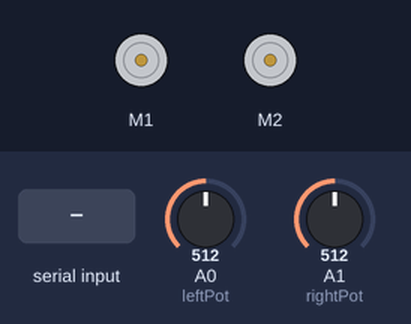
Bench run of a sketch on a simulated Arduino Uno, built with avr-gcc and run on an emulated ATmega328P. Parts: 2 × DC motor (green arrow = forward, orange = backward, longer = faster). The test bench sets the inputs (shaded band); at power-on: A0 (leftPot) = 512, A1 (rightPot) = 512.

Above: at 3.2 s.
3.3 s: A0 (leftPot) set to 716
At 5.8 s:
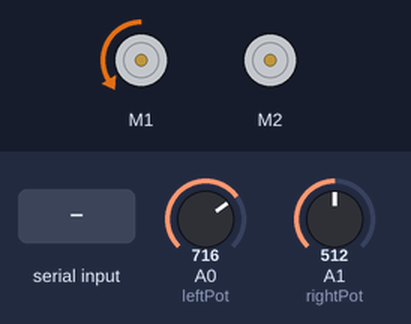
6.3 s: A1 (rightPot) set to 716
At 8.3 s:
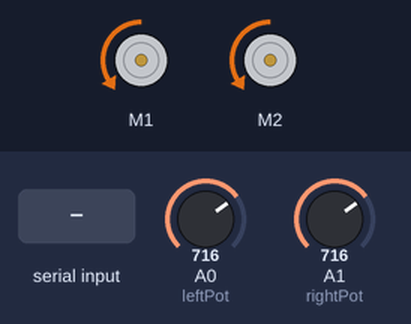
9.3 s: A0 (leftPot) set to 502
At 9.9 s:
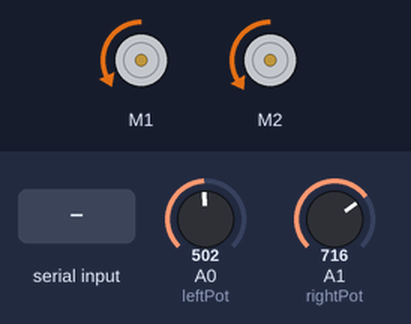
10.9 s: A1 (rightPot) set to 306
At 13.64 s:
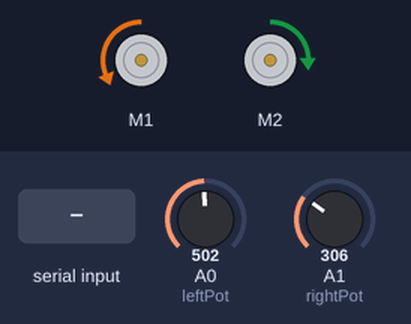
13.9 s: "L" received over Serial
At 14.7 s:
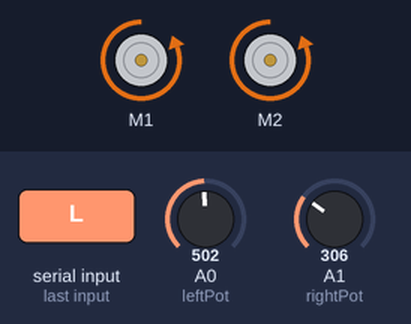
15.4 s: A1 (rightPot) set to 40
Timing chart, 0 to 47.7 s (numbered marks = the images above; inputs shaded):
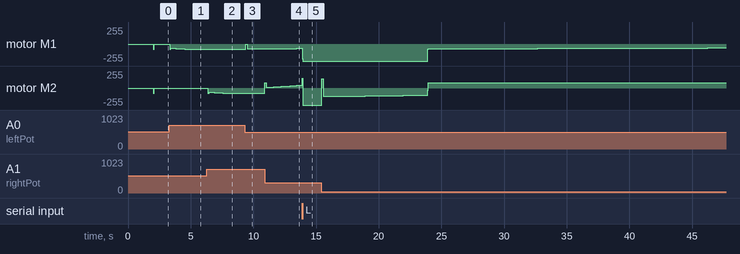

The sketch:

SimTools_PID.ino
```cpp
//Libraries
#include <AltSoftSerial.h>
#include <Sabertooth.h>
#include <PID_v1.h>

//Constants
//SoftwareSerial SWSerial(NOT_A_PIN, 8);   // RX on no pin (unused), TX on pin 8 (to S1)
AltSoftSerial altSerial;
Sabertooth ST(128, altSerial);            // Address 128, and use SWSerial as the serial port.
#define leftPot A0                       // pin A0 is Left Pot Input
#define rightPot A1                      // pin A1 is Right Pot Input

//Debug
//#define DEBUG                            // Debug for pots and PID
//#define SERIALDEBUG                      // Debug for serial


//Variables
double leftPotValue;              //value read from Left Pot
double rightPotValue;             //value read from Right Pot
long previousMillis = 0;          //Previous Timer
//unsigned long currentMillis;      //New Timer
long interval = 10000;            //Time to wait for no serial data

//Serial
String data;
String dataL;
String dataR;
int leftPosValue =512;
int rightPosValue =512;


//PID Variables
double SetpointL = 512.00;
double SetpointR = 512.00;
double InputL;
double InputR;
double OutputL;
double OutputR;
double slow = .30;
double minV = 50.00;
double maxV = 900.00;


//Specify the links and initial tuning parameters including slowdown for null serial
double Kp=.5, Ki=.1, Kd=0.05, slowdown = .30;
PID PIDleft(&InputL, &OutputL, &SetpointL, Kp, Ki, Kd, DIRECT);
PID PIDright(&InputR, &OutputR, &SetpointR, Kp, Ki, Kd, DIRECT);

void setup() {
//Serial//
  Serial.begin(115200);              // initialize serial communications with computer
  altSerial.begin(9600);             // initialize serial communications with Sabertooth
  ST.autobaud();                     // autobaud for sabertooth
  Serial.setTimeout(1);              // setTimeout for fast string reads

//PID ON//
  PIDleft.SetMode(AUTOMATIC);       //turn the PID on for leftMotor
  PIDright.SetMode(AUTOMATIC);      //turn the PID on for rightMotor

//PID Limits//
  PIDleft.SetOutputLimits(-127, 127);
  PIDright.SetOutputLimits(-127, 127);

}
void loop() {
//Start Timer
  unsigned long currentMillis = millis();

//Assign Input Values//
  InputL = analogRead(leftPot);     //assign pot A0 value to InputL in PIDleft
  InputR = analogRead(rightPot);    //assign pot A1 value to InputL in PIDright


  if (Serial.available() > 0) {
    previousMillis = millis();
    signalProcessing();
  }

   else if (millis() - previousMillis >= interval) {
      previousMillis = millis();
      idle();
     }


    //Run motors
    PIDleft.Compute();                                   //compute PIDleft
    PIDright.Compute();                                  //compute PIDright
      ST.motor(1, OutputL * slow);                       //Send PIDleft value to Motor1 * slowdown rate
      ST.motor(2, OutputR * slow);                       //Send PIDright value to Motor2 * slowdown rate


#ifdef DEBUG
Serial.print (InputL);
Serial.print("\t");
Serial.print(SetpointL);
Serial.print("\t");
Serial.print(OutputL);
Serial.print("\t \t");
Serial.print (InputR);
Serial.print("\t");
Serial.print(SetpointR);
Serial.print("\t");
Serial.print(OutputR);
Serial.print("\t \t");
Serial.print(slow);
Serial.print("\t \t");
#endif
#ifdef SERIALDEBUG
//Serial.print (data);
//Serial.print("\t");
Serial.print (leftPosValue);
Serial.print("\t");
Serial.print (rightPosValue);
Serial.print("\t \t");
Serial.print(previousMillis);
Serial.print("\t");
Serial.println(currentMillis);
#endif

}

//////////////////////////////////IDLE PROCESSING///////////////////////////////////////
////////////////////////////////////////////////////////////////////////////////////////
void idle(){
    SetpointL = 512.00;                  //put Lmotor into mid position
    SetpointR = 512.00;                  //put Rmotor into mid position

    slow = .30;

    Serial.flush();
        }
//////////////////////////////////SIGNAL PROCESSING/////////////////////////////////////
////////////////////////////////////////////////////////////////////////////////////////
void signalProcessing() {
  slow = 1;
  data = Serial.readString();

   //Assign Variables to Index Position of string for L and R
   int LPosition = data.indexOf ("L");
   int RPosition = data.indexOf ("R");

          //Extract position value from substring between "L" and "R"
          dataL = data.substring(LPosition + 1, RPosition);
          leftPosValue = dataL.toInt();

          //Extract position value from substring between "R" and end of string
          dataR = data.substring(RPosition + 1, 12);
          rightPosValue = dataR.toInt();

  SetpointL = leftPosValue + .00;                  //Turn returned left value into float
  SetpointR = rightPosValue + .00;                 //Turn returned right value into float

  //Constrain motors to minV and maxV (min-max of Potentiometer)
  SetpointL = constrain(SetpointL, minV, maxV);
  SetpointR = constrain(SetpointR, minV, maxV);

  Serial.flush();
}
/////////////////////////////////////////////////////////////////////////////////////////
/////////////////////////////////////////////////////////////////////////////////////////
```

Measured:
- after the input at 3.3 s, motor M1: stopped → backward 76/255 at once, → backward 62/255 0.10 s later, → backward 64/255 0.10 s later, → backward 66/255 0.10 s later, … (9 changes in this stretch)
- after the input at 6.3 s, motor M2: stopped → backward 76/255 after 0.06 s, → backward 62/255 0.10 s later, → backward 64/255 0.10 s later, → backward 66/255 0.10 s later, … (9 changes in this stretch)
- after the input at 9.3 s, motor M1: backward 76/255 → backward 6/255 after 0.10 s, → backward 70/255 0.10 s later, → backward 68/255 0.61 s later
- after the input at 10.9 s, motor M2: backward 76/255 → forward 76/255 at once, → forward 8/255 0.10 s later, → forward 10/255 0.10 s later, → forward 12/255 0.20 s later, … (19 changes in this stretch)
- after the input at 13.9 s, motor M1: backward 66/255 → backward 255/255 at once
